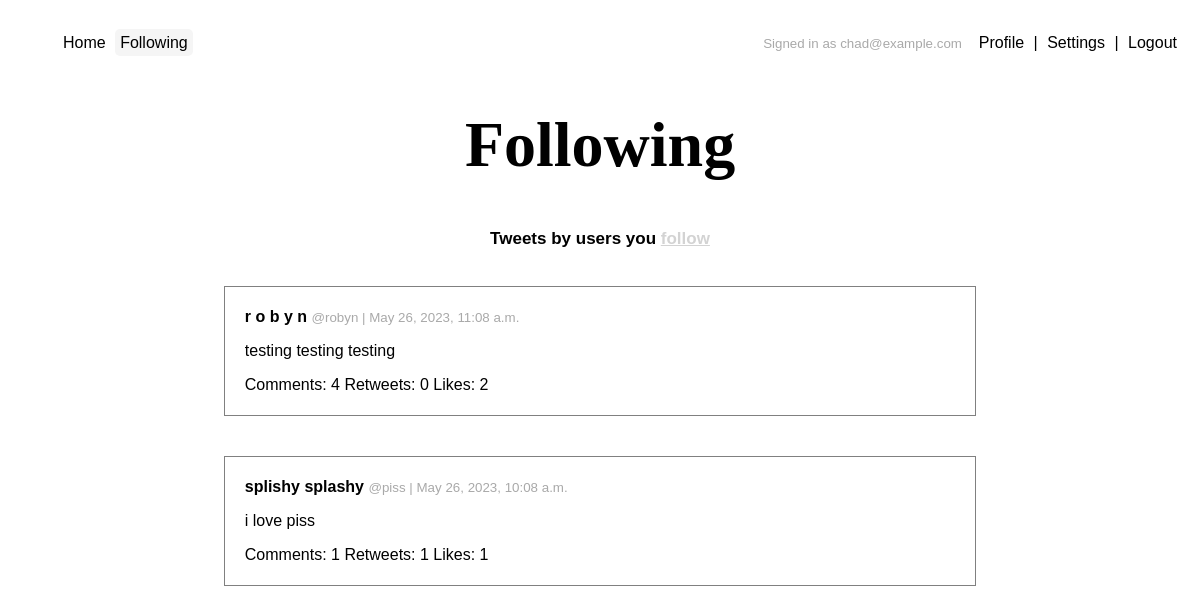
The app's page /following/ (signed in) with its own data.
### tweets/models.py (models this page shows)
class Tweet(models.Model):
    text = models.CharField(max_length=144)
    date = models.DateTimeField(default=timezone.now)
    likes = models.ManyToManyField(User, blank=True, related_name='likes')
    user = models.ForeignKey(User, on_delete=models.CASCADE)
    class Meta:
        ordering = ["-date"]
    def __str__(self):
        return self.text

### users/models.py (models this page shows, shortened)
class Profile(models.Model):
    user = models.OneToOneField(User, on_delete=models.CASCADE)
    bio = models.TextField(default="")
    display_name = models.CharField(default="", max_length=150)
    location = models.CharField(blank=True, max_length=150)
    followers = models.ManyToManyField(User, blank=True, related_name='followers')
    following = models.ManyToManyField(User, blank=True, related_name='following')

### tweets/views.py (the view)
# urls.py: path('following/', views.following, name='following_feed')
@login_required
def following(request):
    followed_users = request.user.profile.following.all()
    tweets = Tweet.objects.filter(user__in=followed_users)
    return render(request, 'tweets/following.html', {"title": "Following", "tweets": tweets})

### templates/tweets/following.html
{% extends '../base.html' %}
{% block content %}
<div class="tweets-list center width-100">
    <p class="subtitle">Tweets by users you <a class="follow-link" href="{% url 'following' user.id %}">follow</a> </p>
      {% if tweets %}
          {% for tweet in tweets %}
                {% include "tweets/tweet.html" %}
          {% endfor %}
      {% else %}
          <p class="faded">No tweets found.</p>
      {% endif %}
</div>
{% endblock %}

### templates/base.html (shortened to what this page needs)
<!DOCTYPE html>
<html lang="en">
    <head>
        {% load static %}
        <link rel="stylesheet" href="{% static 'style.css' %}" rel="stylesheet" type="text/css">
        <link href="{% static 'fontawesomefree/css/fontawesome.css' %}" rel="stylesheet" type="text/css">
        <link href="{% static 'fontawesomefree/css/solid.css' %}" rel="stylesheet" type="text/css">
        <link href="{% static 'fontawesomefree/css/regular.css' %}" rel="stylesheet" type="text/css">
    </head>
    <body>
        <nav>
            <ul>
                {% if user.is_authenticated %}
                     <li><a id="nav-home" title="Home" href="{% url 'tweets' %}">Home</a></li>
                    <li><a id="nav-following" title="Following" href="{% url 'following_feed' %}">Following</a></li>
                        <div class="float-right">
                            <li><small>Signed in as {{user.email}}&nbsp;&nbsp;</small></li>
                            <l1><a id="nav-profile" title="Profile" href="{% url 'profile' %}">Profile</a></l1>
                             |
                            <li><a id="nav-settings" title="Settings" href="{% url 'settings' %}">Settings</a></li>
                             |
                            <l1><a id="nav-logout" title="Logout" href="{% url 'signout' %}">Logout</a></l1>
                    </div>
                {% else %}
                    <div class="float-right">
                        <l1><a id="nav-signin" title="Sign in" href="{% url 'signin' %}">Sign in</a></l1>
                         |
                        <l1><a id="nav-signup" title="Sign up" href="{% url 'signup' %}">Sign up</a></l1>
                    </div>
                {% endif %}
            </ul>
        </nav>
        <div class="content center">
            <h1 class="title">{{ title }}</h1>
            {% block content %}{% endblock %}
    </body>
</html>

### templates/tweets/tweet.html (shortened to what this page needs)
<div class="tweet-card width-100">
    <a class="profile-link" href="{% url 'profile_public' tweet.user.id %}">
        <p>
            <strong>
                {{ tweet.user.profile.display_name }}
            </strong>
            <small>@{{ tweet.user }} | {{ tweet.date }}</small>
        </p>
    </a>
    <a class="tweet-link" href="{% url 'tweet' tweet.id %}">
        <p>{{ tweet }}</p>
        <p>
            Comments: {{ tweet.comment_set.count }}
            Retweets: {{ tweet.retweet_set.count }}
            Likes: {{ tweet.likes.count }}
        </p>
    </a>
</div>

### static/style.css (style rules this page uses)
body { font-family: "Trebuchet MS", "Arial", sans-serif; margin-bottom: 70px; }
p a { color: lightgrey; text-decoration: underline; }
p.subtitle { font-weight: bold; font-size: 17px; }
h1 { font-family: "Garamond"; font-size: 64px; font-weight: bold; margin: 30px; }
@media (min-width: 1000px) { .content { margin-left: 20%; margin-right: 20%; } }
.center, form { display: flex; justify-content: center; align-items: center; flex-direction: column; }
.width-100, form { width: 100%; }
nav { padding: 10px; }
nav li { display: inline; }
nav a { text-decoration: none; color: black; padding: 5px; border-radius: 5px; }
.float-right { float:right; }
small { color: darkgrey; }
div.tweet-card a { color: black; text-decoration: none; }
div.tweet-card { border: solid 1px grey; margin: 20px; padding: 5px 20px; }
a.follows-link, a.profile-link { color: black; text-decoration: none; }

### templates/base.html (style rules this page uses)
#nav-following { background: whitesmoke }

### records on screen
Tweet: user.profile.display_name "r o b y n", user "robyn", date "May 26, 2023, 11:08 a.m.", text "testing testing testing", comment_set.count "4", retweet_set.count "0", likes.count "2"
Tweet: user.profile.display_name "splishy splashy", user "piss", date "May 26, 2023, 10:08 a.m.", text "i love piss", comment_set.count "1", retweet_set.count "1", likes.count "1"

### other values on screen
{{ user.email }} "chad@example.com"
{{ title }} "Following"
